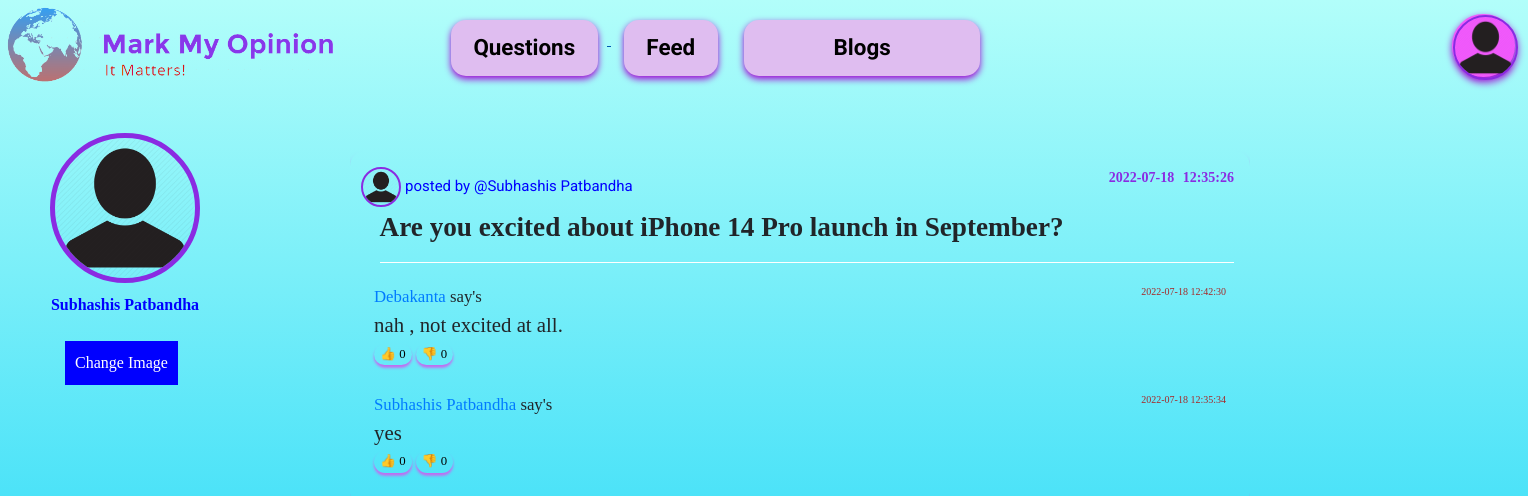
Page /profile-question.php (signed in) on the committed database.
### tables this page shows
CREATE TABLE `users` (
  `userid` int(19) NOT NULL,
  `username` varchar(100) NOT NULL,
  `email` varchar(100) NOT NULL,
  `mobile` int(20) NOT NULL,
  `password` varchar(20) NOT NULL,
  `profile_image` varchar(1000) NOT NULL,
  `date` datetime NOT NULL DEFAULT current_timestamp()
);

CREATE TABLE `question` (
  `postid` int(15) NOT NULL,
  `userid` int(100) NOT NULL,
  `post` varchar(10000) NOT NULL,
  `date` datetime NOT NULL DEFAULT current_timestamp() ON UPDATE current_timestamp(),
  `comment` int(11) NOT NULL
);

CREATE TABLE `comments` (
  `comment_id` int(100) NOT NULL,
  `user_id` int(100) NOT NULL,
  `username` varchar(100) NOT NULL,
  `question_id` varchar(100) NOT NULL,
  `answer` mediumtext NOT NULL,
  `date` datetime NOT NULL DEFAULT current_timestamp(),
  `upvote` int(100) NOT NULL,
  `downvote` int(100) NOT NULL
);

### classes/profileclass.php (called while the page is built)
<?php
class Profile{
    function get_profile($id){
        $id=addslashes($id);
        $DB=new Database();
        $query="select * from users where userid='$id' limit 1";
        $data=$DB->read($query);
        return $data;
    }
}
?>

### classes/connect.php (called while the page is built, shortened)
<?php
class Database
{
    private $host = "localhost";
    private $username = "root";
    private $password = "";
    private $db = "markmyopinion_db";
    public function connect()
    {
        $connection = mysqli_connect($this->host, $this->username, $this->password, $this->db);
        return $connection;
    }
    public function read($query)
    {
        $conn = $this->connect();
        $result = mysqli_query($conn, $query);
        if ($result == false) {
            return false;
        } else {
            $data = false;
            while ($row = mysqli_fetch_assoc($result)) {
                $data[] = $row;
            }
            return $data;
        }
    }
}

### classes/userdataclass.php (called while the page is built, shortened)
<?php
class User{
    public function get_data($id)
    {
$query= "select * from users where userid ='$id' limit 1";
        $DB = new Database();
        $result=$DB->read($query);
        if($result){
            $row=$result[0];
            return $row;
        }
        else{
            return false;
        }
    }
    public function get_user($id){
        $query= "select * from users where userid ='$id' limit 1";
                $DB = new Database();
                $result=$DB->read($query);
                if($result){
                    return $result[0];
              }
            }
        }

### classes/questionclass.php (called while the page is built, shortened)
<?php
class Question{
    public function get_question($id){
        $query="select * from question where userid = '$id' order by postid desc ";
        $DB= new Database();
      $result=  $DB->read($query);
        if($result){
            return $result;
        }
        else{
            return false;
        }
    }
}
?>

### classes/comments.php (called while the page is built, shortened)
<?php
class Comment
{
    public function get_comment($question_id)
    {
        $query="select * from comments where question_id='$question_id' order by comment_id desc";
        $DB = new Database();
        $result = $DB->read($query);
        return $result;
    }
}

### question_2.php (the view, shortened to what this page needs)
<a href="profile-question.php?id=<?php
echo $row_user['userid'];
?>">
<div class="mmo_question_answer_body">
                    <?php
                if (file_exists($row_user['profile_image'])) {
                    ?>
                    <img style="border-radius:50% ;width:40px;height:40px;border:solid 2px blueviolet; margin-left:-5px;" src="<?php echo $row_user['profile_image']; ?>
                    " alt="">
                <?php
                } else {?>
                    <img style="border-radius:50% ;width:40px;height:40px;border:solid 2px blueviolet; margin-left:-5px;" src="uploads/default.png" alt="">
                <?php
                }
                ?>
                    <span style="color:blue;font-size:15px;font-family:roboto;">
                        <?php echo "posted by @" . $row_user['username']; ?>
                        </a>
                <span style="color:blueviolet;font-size:14px;float:right;font-weight:bolder;word-spacing:5px;">
                    <?php
                echo $row['date'];
                ?>
                </span>
                <div class="mmo_question">
                    <?php
                echo htmlspecialchars($row['post']);
                ?>
                </div>
                <?php
                    $comment = new Comment();
                    $comment_data = $comment->get_comment($row['postid']);
                    if ($comment_data) {
                        foreach ($comment_data as $comment_row)
                        {
                            ?>
                             <div class="mmo_user_answer">
                                 <div class="user_space">
                            <div class="user_username">
                                <a href=""><span><?php  echo  $comment_row['username'] ;      ?></span></a> say's
                                <div style="float:right;color:brown;font-size:10px;"><?php  echo  $comment_row['date'] ;      ?></div>
                            </div>
                            <div class="user_useranswer">
                            <?php  echo htmlspecialchars($comment_row['answer']);      ?>
                            </div>
                            <div class="user_interaction">
                                <button class="upvote<?php  echo  $comment_row['comment_id'] ;      ?>">👍 <span class="count<?php  echo  $comment_row['comment_id'] ;      ?>"><?php  echo  $comment_row['upvote'] ;      ?></span></button>
                                <button class="downvote<?php  echo  $comment_row['comment_id'] ;      ?>">👎 <span class="count<?php  echo  $comment_row['comment_id'] ;      ?>"><?php  echo  $comment_row['downvote'] ;?></span></button>
                                <form  method="post" id="report_btn">
                                    </form>
                                </div>
                            </div>
                            </div>
                            <?php
                         }
    }
    else{
        echo "
        <p style='color:blueviolet;font-family:tohma;font-size:20px;text-align:center;'>
        No answers yet
        </p>
        ";
    }
    ?>
</div>

### profile-question.php (shortened to what this page needs)
<?php
$login = new Login();
$user_data = $login->check_login($_SESSION['myopinion_userid']);
$profile = new Profile();
if (isset($_GET['id'])&& is_numeric($_GET['id'])) {
    $profile_data = $profile->get_profile($_GET['id']);
    if (is_array($profile_data)) {
      $user_data = $profile_data[0];
  }
  }
  else {
    $profile_data = $profile->get_profile($_GET['id']);
    if (is_array($profile_data)) {
      $user_data = $profile_data[0];
  }
  }
$question = new Question();
$id = $user_data['userid'];
$result_question = $question->get_question($id);
?>
<!DOCTYPE html>
<html lang="en">
  <head>
  </head>
    <link rel="stylesheet" href="https://cdn.jsdelivr.net/npm/bootstrap@4.6.1/dist/css/bootstrap.min.css"
>
    <link rel="stylesheet" href="CSS/main_page_scrollbar.css">
    <link rel="stylesheet" href="CSS/main_page_nav.css">
    <link rel="stylesheet" href="css/main_page_body.css">
    <link rel="stylesheet" href="css/profile-question.css">
    <link rel="stylesheet" href="css/change_image.css">
    <link rel="stylesheet" href="CSS/main_page_user_issue_qna.css">
  <body>
    <?php include "header-profile.php"?>
<div id="profile-section"  >
<?php
if (file_exists($user_data['profile_image'])) {
    $image = $user_data['profile_image'];
    ?> <img src="<?php echo $image; ?>" id="profile-pic" alt=""><?php
} else {
    $image = "uploads/default.png";
    ?> <img src="<?php echo $image; ?>" id="profile-pic" alt=""><?php
}
?>
  <br> <div style="margin-top:10px;margin-left:-40px;background-color:transparent;text-align: center;color:blue;font-weight: bolder ;">
  <?php echo $user_data['username']; ?></div>
<br>
<?php
if ($_GET['id']==$_SESSION['myopinion_userid'])
{
?>
<form method="post" enctype="multipart/form-data" >
 <div id="change-image" font-family:tohma;color:white;background-color:blue >Change Image</div>
</form>
<?php
}
?>
  <br />
  <br><br><br><br><br><br>
</div>
<div id="usercontent">
  <br><br>
  <?php
include "main_page_qna_profile.php";
?>
  </body>
</html>

### header-profile.php (shortened to what this page needs)
<nav class="mmo_nav">
  <a href="timeline-question.php">  <div class="nav_brand">
        <img src="image/logo2.png" alt="">
    </div>
    </a>
    <div class="nav_content_switch">
        <button  class="qna"><a style="text-decoration:none;color:black;"href="profile-question.php?id=
        <?php echo $user_data['userid'];?>">Questions</a> </button>
        <button onclick="document.location='timeline-question.php'" class="qna">Feed </button>
        <button  class="blog"><a style ="text-decoration:none;color:black;"  href="profile-blog.php?id=
        <?php echo $user_data['userid'];?>">Blogs</a> </button>
    </div>
    <div  style="margin-left:-20px;" class="dropdown nav_extra">
        <button type="button" id="dropdownMenuButton" data-toggle="dropdown" aria-expanded="false">
            <img style="border-radius:50% ;width:65px;height:65px;border:solid 2px blueviolet; margin-left:-5px;" src="
            <?php
        $user=new User();
        $currentUser=$user->get_data($_SESSION['myopinion_userid']);
        if (file_exists($currentUser['profile_image'])) {
            echo $currentUser['profile_image'];
        }else{
            echo "uploads/default.png";
        }
        ?>
            " alt="">
        </button>
    </div>
</nav>

### main_page_qna_profile.php (shortened to what this page needs)
<!DOCTYPE html>
<html lang="en">
<head>
</head>
<body>
<div class="mmo_body_blur" id="mmo_body_blur">
    <main class="mmo_body">
    <?php
if ($result_question) {
    foreach ($result_question as $row) {
        $user=new User();
        $row_user=$user->get_user($row['userid']);
        include "question_2.php";
    }
}
?>
</div>
</body>
</html>

### CSS/main_page_scrollbar.css (style rules this page uses)
* { scrollbar-width: auto; scrollbar-color: #bd6ed3 #ffffff; }

### CSS/main_page_nav.css (style rules this page uses)
body { min-height: 100vh; overflow:scroll; background-image: linear-gradient(#B2FEFA,#0ED2F7); }
.nav_brand,.nav_content_switch, .nav_extra, .nav_search { display: inline-block; }
.mmo_nav .nav_brand img { width: 55%; padding-top: 1%; padding-left: 1%; }
.nav_content_switch { position: relative; top: 0.6em; right: 10em; }
.nav_content_switch button { font-family: Roboto, sans-serif; font-weight: bold; display: inline; font-size: 1.4em; background: transparent; border: none; background-color: rgb(223, 189, 240); border-radius: 15px; filter: drop-shadow(0 1mm 1mm rgb(160, 0, 210)); transition: all 0.3s; }
.qna { padding: 0.5em 1em; margin-right: 1em; }
.blog { padding: 0.5em 4em; }
.nav_extra { position: relative; top: 0.5em; left: 20.5em; border-radius: 50%; }
.nav_extra button { height: 2.6em; width: 2.6em; border-radius: 50%; background-color: rgb(242, 90, 253); font-size: 1.5em; font-weight: bold; border: none; filter: drop-shadow(0 1mm 1mm rgb(160, 0, 210)); transition: color 0.3s; }

### CSS/main_page_body.css (style rules this page uses)
.mmo_body { margin: 2.5em auto; width: 75%; height: 90%; overflow-x: hidden; overflow-y: auto; }
.mmo_body .mmo_question_answer_body { padding: 1em; box-shadow:0 2mm 2mm rgb(196, 105, 241); border-radius: 15px; margin-bottom: 1em; }
.mmo_body .mmo_question_answer_body .mmo_question { font-weight: bold; font-size: 1.7em; margin-bottom: 0.5em; padding-bottom: 0.5em; border-bottom: 1px solid white; margin-left: 0.5em; }
.mmo_body .mmo_question_answer_body .mmo_user_answer .user_space { margin-bottom: 0.7em; padding: 0.5em; border-radius: 15px; transition: all 0.3s; }
.mmo_body .mmo_question_answer_body .mmo_user_answer .user_space .user_username { font-size: 1.05em; }
.mmo_body .mmo_question_answer_body .mmo_user_answer .user_space .user_useranswer { font-size: 1.3em; }
.mmo_body .mmo_question_answer_body .mmo_user_answer .user_space .user_interaction button { font-size: 0.8em; background: transparent; border-radius: 15px; border: none; box-shadow:0 0.7mm 0.7mm rgb(196, 105, 241); }
.mmo_body .mmo_question_answer_body .mmo_user_answer .user_space .user_interaction form { display: inline; }

### CSS/profile-question.css (style rules this page uses)
body { padding: 0px; margin: 0px; font-family: tahoma; min-height: 100vh; height: fit-content; }
#profile-section { width:270px; margin-left: 10px; margin-top: 30px; border-radius: 10px; height: 100%; }
#profile-pic { border-radius: 50%; height:150px; width:150px; border-radius:50%; margin-left: 40px; margin-top: 20px; border: 5px solid blueviolet; }
#usercontent { width:1000px; margin-left:300px; margin-top:-490px; padding:0px; }
.mmo_body { width:90%; height: 90%; overflow-x: hidden; overflow-y: auto; }

### CSS/change_image.css (style rules this page uses)
#change-image { margin-left:55px; font-family:tohma;color:white; background-color:blue; padding:10px; width:fit-content; }

### rows in the picture
users: username "Subhashis Patbandha"
question: userid.username "Subhashis Patbandha", date "2022-07-18 12:35:26", post "Are you excited about iPhone 14 Pro launch in September?"
comments: username "Debakanta", date "2022-07-18 12:42:30", answer "nah , not excited at all.", upvote "0", downvote "0"
comments: username "Subhashis Patbandha", date "2022-07-18 12:35:34", answer "yes", upvote "0", downvote "0"
